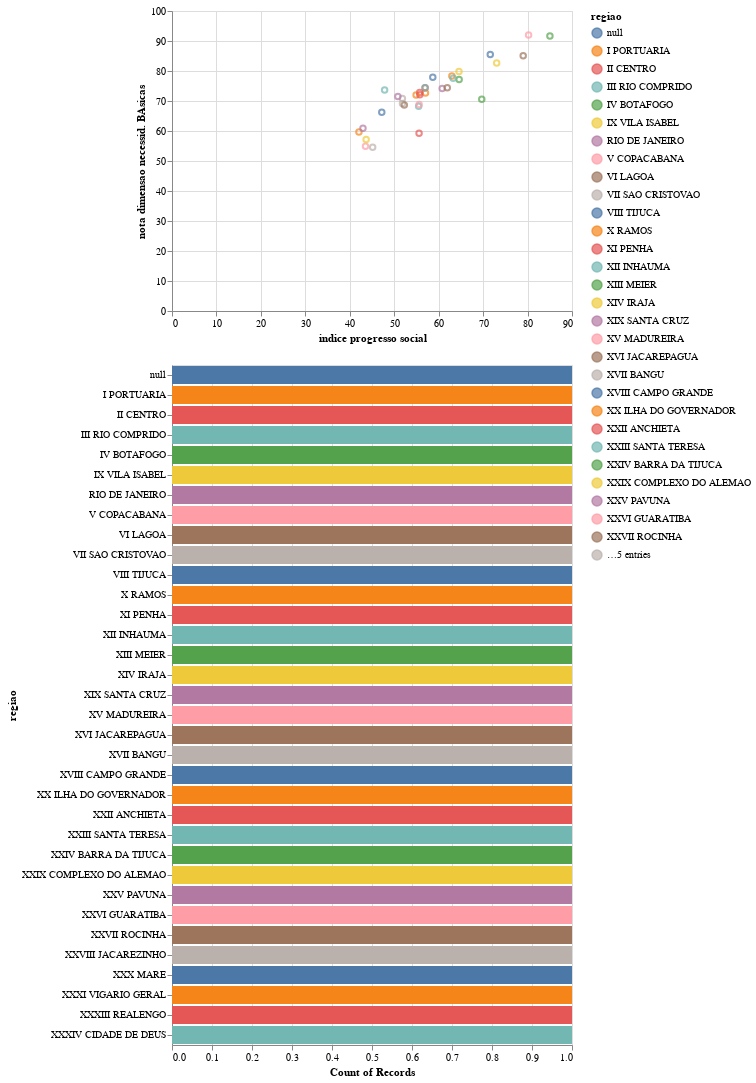

Notebook cell for this chart:
### Code cell
bars = alt.Chart(df).mark_bar().encode(
    y='regiao:N',
    color='regiao:N',
    x='count(regiao):Q'
).transform_filter(
    brush
)

points & bars

### Figure 1 — Vega-Lite specification as saved in the notebook (floating-point values rounded to 4 significant figures)
{"config": {"view": {"continuousWidth": 400, "continuousHeight": 300}}, "vconcat": [{"mark": "point", "encoding": {"color": {"condition": {"type": "nominal", "field": "regiao", "selection": "selector001"}, "value": "lightgray"}, "x": {"type": "quantitative", "field": "IPS", "title": "indice progresso social"}, "y": {"type": "quantitative", "field": "NotaDNB", "title": "nota dimensao necessid. BAsicas"}}, "selection": {"selector001": {"type": "interval"}}}, {"mark": "bar", "encoding": {"color": {"type": "nominal", "field": "regiao"}, "x": {"type": "quantitative", "aggregate": "count", "field": "regiao"}, "y": {"type": "nominal", "field": "regiao"}}, "transform": [{"filter": {"selection": "selector001"}}]}], "data": {"name": "data-f5fbb098d75e580b99145acf411bf5f6"}, "$schema": "https://vega.github.io/schema/vega-lite/v4.8.1.json", "datasets": {"data-f5fbb098d75e580b99145acf411bf5f6": [{"regiao": "RIO DE JANEIRO", "IPS": 60.79, "NotaDNB": 74.13, "ACB": 66.19}, {"regiao": "I PORTUARIA", "IPS": 42.06, "NotaDNB": 59.67, "ACB": 59.51}, {"regiao": "II CENTRO", "IPS": 55.59, "NotaDNB": 59.23, "ACB": 61.97}, {"regiao": "III RIO COMPRIDO", "IPS": 55.5, "NotaDNB": 68.27, "ACB": 68.72}, {"regiao": "IV BOTAFOGO", "IPS": 85.03, "NotaDNB": 91.66, "ACB": 80.7}, {"regiao": "V COPACABANA", "IPS": 80.23, "NotaDNB": 92.03, "ACB": 77.01}, {"regiao": "VI LAGOA", "IPS": 79.02, "NotaDNB": 85.05, "ACB": 69.58}, {"regiao": "VII SAO CRISTOVAO", "IPS": 51.86, "NotaDNB": 69.14, "ACB": 66.57}, {"regiao": "VIII TIJUCA", "IPS": 71.61, "NotaDNB": 85.47, "ACB": 58.84}, {"regiao": "IX VILA ISABEL", "IPS": 73.05, "NotaDNB": 82.68, "ACB": 62.5}, {"regiao": "X RAMOS", "IPS": 57.04, "NotaDNB": 72.69, "ACB": 51.91}, {"regiao": "XI PENHA", "IPS": 56.96, "NotaDNB": 74.39, "ACB": 56.4}, {"regiao": "XII INHAUMA", "IPS": 56.92, "NotaDNB": 74.43, "ACB": 42.06}, {"regiao": "XIII MEIER", "IPS": 64.61, "NotaDNB": 77.15, "ACB": 58.57}, {"regiao": "XIV IRAJA", "IPS": 64.57, "NotaDNB": 79.8, "ACB": 62.03}, {"regiao": "XV MADUREIRA", "IPS": 55.61, "NotaDNB": 68.86, "ACB": 46.84}, {"regiao": "XVI JACAREPAGUA", "IPS": 61.94, "NotaDNB": 74.38, "ACB": 59.65}, {"regiao": "XVII BANGU", "IPS": 51.84, "NotaDNB": 70.87, "ACB": 54.89}, {"regiao": "XVIII CAMPO GRANDE", "IPS": 58.68, "NotaDNB": 77.91, "ACB": 61.34}, {"regiao": "XIX SANTA CRUZ", "IPS": 50.82, "NotaDNB": 71.47, "ACB": 54.53}, {"regiao": "XX ILHA DO GOVERNADOR", "IPS": 62.97, "NotaDNB": 78.37, "ACB": 64.99}, {"regiao": "XXII ANCHIETA", "IPS": 55.72, "NotaDNB": 72.83, "ACB": 45.22}, {"regiao": "XXIII SANTA TERESA", "IPS": 63.26, "NotaDNB": 77.57, "ACB": 82.54}, {"regiao": "XXIV BARRA DA TIJUCA", "IPS": 69.7, "NotaDNB": 70.61, "ACB": 73.69}, {"regiao": "XXV PAVUNA", "IPS": 42.97, "NotaDNB": 60.94, "ACB": 33.39}, {"regiao": "XXVI GUARATIBA", "IPS": 43.54, "NotaDNB": 54.92, "ACB": 53.26}, {"regiao": "XXVII ROCINHA", "IPS": 52.27, "NotaDNB": 68.69, "ACB": 50.63}, {"regiao": "XXVIII JACAREZINHO", "IPS": 45.15, "NotaDNB": 54.61, "ACB": 41.14}, {"regiao": "XXIX COMPLEXO DO ALEMAO", "IPS": 43.68, "NotaDNB": 57.18, "ACB": 31.0}, {"regiao": "XXX MARE", "IPS": 47.2, "NotaDNB": 66.22, "ACB": 33.74}, {"regiao": "XXXI VIGARIO GERAL", "IPS": 54.93, "NotaDNB": 72.03, "ACB": 46.77}, {"regiao": "XXXIII REALENGO", "IPS": 55.76, "NotaDNB": 72.07, "ACB": 65.58}, {"regiao": "XXXIV CIDADE DE DEUS", "IPS": 47.84, "NotaDNB": 73.68, "ACB": 40.38}, {"regiao": null, "IPS": null, "NotaDNB": null, "ACB": null}]}}
